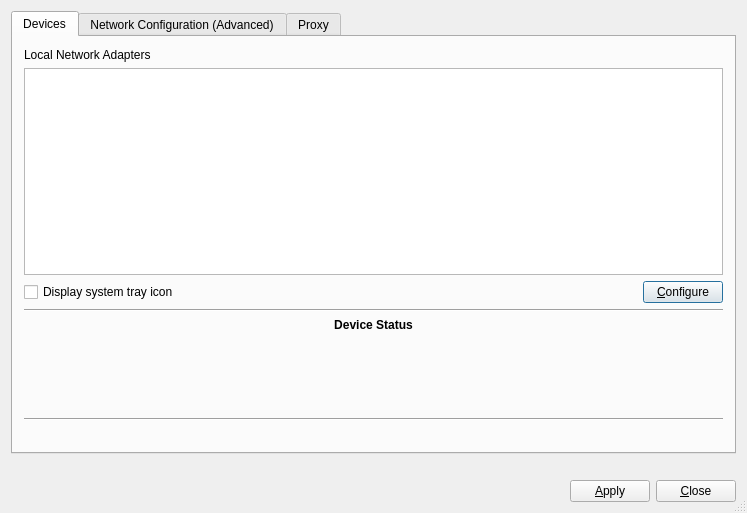
<?xml version="1.0" encoding="UTF-8"?>
<ui version="4.0">
 <class>NetworkMan</class>
 <widget class="QDialog" name="NetworkMan">
  <property name="geometry">
   <rect>
    <x>0</x>
    <y>0</y>
    <width>747</width>
    <height>513</height>
   </rect>
  </property>
  <property name="windowTitle">
   <string>TrueOS Network Manager</string>
  </property>
  <property name="windowIcon">
   <iconset resource="NetworkManager.qrc">
    <normaloff>:/connect_to_network.png</normaloff>:/connect_to_network.png</iconset>
  </property>
  <property name="sizeGripEnabled">
   <bool>true</bool>
  </property>
  <layout class="QGridLayout" name="gridLayout_11">
   <item row="0" column="0">
    <widget class="QTabWidget" name="tabNetMan">
     <property name="currentIndex">
      <number>0</number>
     </property>
     <widget class="QWidget" name="Widget8">
      <attribute name="title">
       <string>Devices</string>
      </attribute>
      <layout class="QGridLayout" name="gridLayout_3">
       <item row="0" column="0" colspan="2">
        <widget class="QLabel" name="textLabel1">
         <property name="text">
          <string>Local Network Adapters</string>
         </property>
         <property name="alignment">
          <set>Qt::AlignLeading|Qt::AlignLeft|Qt::AlignTop</set>
         </property>
         <property name="wordWrap">
          <bool>false</bool>
         </property>
        </widget>
       </item>
       <item row="1" column="0" colspan="2">
        <widget class="QListWidget" name="listNetDev"/>
       </item>
       <item row="2" column="0" colspan="2">
        <layout class="QHBoxLayout" name="horizontalLayout_4">
         <item>
          <widget class="QCheckBox" name="checkSysTray">
           <property name="enabled">
            <bool>true</bool>
           </property>
           <property name="text">
            <string>Display system tray icon</string>
           </property>
          </widget>
         </item>
         <item>
          <spacer name="spacer3">
           <property name="orientation">
            <enum>Qt::Horizontal</enum>
           </property>
           <property name="sizeType">
            <enum>QSizePolicy::Expanding</enum>
           </property>
           <property name="sizeHint" stdset="0">
            <size>
             <width>230</width>
             <height>20</height>
            </size>
           </property>
          </spacer>
         </item>
         <item>
          <widget class="QPushButton" name="pushConfigure">
           <property name="text">
            <string>&amp;Configure</string>
           </property>
           <property name="shortcut">
            <string>Alt+C</string>
           </property>
          </widget>
         </item>
        </layout>
       </item>
       <item row="3" column="0" colspan="2">
        <widget class="Line" name="line1">
         <property name="frameShape">
          <enum>QFrame::HLine</enum>
         </property>
         <property name="frameShadow">
          <enum>QFrame::Sunken</enum>
         </property>
        </widget>
       </item>
       <item row="4" column="0" colspan="2">
        <widget class="QLabel" name="textLabel2">
         <property name="font">
          <font>
           <weight>75</weight>
           <bold>true</bold>
          </font>
         </property>
         <property name="text">
          <string>Device Status</string>
         </property>
         <property name="alignment">
          <set>Qt::AlignCenter</set>
         </property>
         <property name="wordWrap">
          <bool>false</bool>
         </property>
        </widget>
       </item>
       <item row="5" column="0">
        <widget class="QLabel" name="textStatusLabel1">
         <property name="text">
          <string notr="true"/>
         </property>
         <property name="alignment">
          <set>Qt::AlignRight|Qt::AlignTrailing|Qt::AlignVCenter</set>
         </property>
         <property name="wordWrap">
          <bool>false</bool>
         </property>
        </widget>
       </item>
       <item row="5" column="1">
        <widget class="QLabel" name="textStatus1">
         <property name="text">
          <string/>
         </property>
         <property name="wordWrap">
          <bool>false</bool>
         </property>
        </widget>
       </item>
       <item row="6" column="0">
        <widget class="QLabel" name="textStatusLabel2">
         <property name="text">
          <string notr="true"/>
         </property>
         <property name="alignment">
          <set>Qt::AlignRight|Qt::AlignTrailing|Qt::AlignVCenter</set>
         </property>
         <property name="wordWrap">
          <bool>false</bool>
         </property>
        </widget>
       </item>
       <item row="6" column="1">
        <widget class="QLabel" name="textStatus2">
         <property name="text">
          <string/>
         </property>
         <property name="wordWrap">
          <bool>false</bool>
         </property>
        </widget>
       </item>
       <item row="8" column="0">
        <widget class="QLabel" name="textStatusLabel3">
         <property name="text">
          <string notr="true"/>
         </property>
         <property name="alignment">
          <set>Qt::AlignRight|Qt::AlignTrailing|Qt::AlignVCenter</set>
         </property>
         <property name="wordWrap">
          <bool>false</bool>
         </property>
        </widget>
       </item>
       <item row="8" column="1">
        <widget class="QLabel" name="textStatus3">
         <property name="text">
          <string/>
         </property>
         <property name="wordWrap">
          <bool>false</bool>
         </property>
        </widget>
       </item>
       <item row="9" column="0" colspan="2">
        <widget class="Line" name="line1_2">
         <property name="frameShape">
          <enum>QFrame::HLine</enum>
         </property>
         <property name="frameShadow">
          <enum>QFrame::Sunken</enum>
         </property>
        </widget>
       </item>
       <item row="11" column="0" colspan="2">
        <spacer name="spacer23">
         <property name="orientation">
          <enum>Qt::Vertical</enum>
         </property>
         <property name="sizeType">
          <enum>QSizePolicy::Fixed</enum>
         </property>
         <property name="sizeHint" stdset="0">
          <size>
           <width>620</width>
           <height>20</height>
          </size>
         </property>
        </spacer>
       </item>
       <item row="7" column="0">
        <widget class="QLabel" name="textStatusLabel4">
         <property name="text">
          <string notr="true"/>
         </property>
         <property name="alignment">
          <set>Qt::AlignRight|Qt::AlignTrailing|Qt::AlignVCenter</set>
         </property>
        </widget>
       </item>
       <item row="7" column="1">
        <widget class="QLabel" name="textStatus4">
         <property name="text">
          <string notr="true"/>
         </property>
        </widget>
       </item>
      </layout>
     </widget>
     <widget class="QWidget" name="TabPage">
      <attribute name="title">
       <string>Network Configuration (Advanced)</string>
      </attribute>
      <layout class="QGridLayout" name="gridLayout_8">
       <item row="4" column="0">
        <widget class="QGroupBox" name="groupBoxMisc">
         <property name="title">
          <string>Misc</string>
         </property>
         <layout class="QGridLayout" name="gridLayout_5">
          <item row="1" column="0">
           <widget class="QCheckBox" name="checkLagg">
            <property name="text">
             <string>Enable wireless / wired failover via lagg0 interface</string>
            </property>
           </widget>
          </item>
          <item row="0" column="0">
           <layout class="QHBoxLayout" name="horizontalLayout">
            <item>
             <widget class="QLabel" name="textLabel11">
              <property name="sizePolicy">
               <sizepolicy hsizetype="Preferred" vsizetype="Fixed">
                <horstretch>0</horstretch>
                <verstretch>0</verstretch>
               </sizepolicy>
              </property>
              <property name="text">
               <string>System Hostname</string>
              </property>
              <property name="alignment">
               <set>Qt::AlignRight|Qt::AlignTrailing|Qt::AlignVCenter</set>
              </property>
              <property name="wordWrap">
               <bool>false</bool>
              </property>
             </widget>
            </item>
            <item>
             <widget class="QLineEdit" name="lineHostname">
              <property name="sizePolicy">
               <sizepolicy hsizetype="Fixed" vsizetype="Fixed">
                <horstretch>0</horstretch>
                <verstretch>0</verstretch>
               </sizepolicy>
              </property>
             </widget>
            </item>
            <item>
             <widget class="QLabel" name="label_8">
              <property name="sizePolicy">
               <sizepolicy hsizetype="Preferred" vsizetype="Fixed">
                <horstretch>0</horstretch>
                <verstretch>0</verstretch>
               </sizepolicy>
              </property>
              <property name="text">
               <string>Domain Name</string>
              </property>
              <property name="alignment">
               <set>Qt::AlignRight|Qt::AlignTrailing|Qt::AlignVCenter</set>
              </property>
             </widget>
            </item>
            <item>
             <widget class="QLineEdit" name="lineDomainName">
              <property name="sizePolicy">
               <sizepolicy hsizetype="Fixed" vsizetype="Fixed">
                <horstretch>0</horstretch>
                <verstretch>0</verstretch>
               </sizepolicy>
              </property>
             </widget>
            </item>
            <item>
             <spacer name="horizontalSpacer_3">
              <property name="orientation">
               <enum>Qt::Horizontal</enum>
              </property>
              <property name="sizeType">
               <enum>QSizePolicy::Fixed</enum>
              </property>
              <property name="sizeHint" stdset="0">
               <size>
                <width>40</width>
                <height>20</height>
               </size>
              </property>
             </spacer>
            </item>
           </layout>
          </item>
         </layout>
        </widget>
       </item>
       <item row="0" column="0">
        <widget class="QGroupBox" name="groupBox_3">
         <property name="title">
          <string/>
         </property>
         <layout class="QGridLayout" name="gridLayout_10">
          <item row="0" column="0">
           <widget class="QGroupBox" name="groupDNS">
            <property name="title">
             <string>Enable Custom DNS</string>
            </property>
            <property name="checkable">
             <bool>true</bool>
            </property>
            <property name="checked">
             <bool>false</bool>
            </property>
            <layout class="QGridLayout" name="gridLayout_2">
             <item row="0" column="0">
              <widget class="QLabel" name="textLabel11_2_2">
               <property name="text">
                <string>DNS 1:</string>
               </property>
               <property name="alignment">
                <set>Qt::AlignRight|Qt::AlignTrailing|Qt::AlignVCenter</set>
               </property>
               <property name="wordWrap">
                <bool>false</bool>
               </property>
              </widget>
             </item>
             <item row="0" column="1">
              <widget class="QLineEdit" name="lineDNS1">
               <property name="sizePolicy">
                <sizepolicy hsizetype="Fixed" vsizetype="Fixed">
                 <horstretch>0</horstretch>
                 <verstretch>0</verstretch>
                </sizepolicy>
               </property>
               <property name="inputMask">
                <string>999\.999\.999\.999</string>
               </property>
               <property name="alignment">
                <set>Qt::AlignHCenter</set>
               </property>
              </widget>
             </item>
             <item row="0" column="2">
              <widget class="QPushButton" name="PublicDNS1">
               <property name="text">
                <string>Public servers</string>
               </property>
              </widget>
             </item>
             <item row="1" column="0">
              <widget class="QLabel" name="textLabel11_2_3">
               <property name="text">
                <string>DNS 2:</string>
               </property>
               <property name="alignment">
                <set>Qt::AlignRight|Qt::AlignTrailing|Qt::AlignVCenter</set>
               </property>
               <property name="wordWrap">
                <bool>false</bool>
               </property>
              </widget>
             </item>
             <item row="1" column="1">
              <widget class="QLineEdit" name="lineDNS2">
               <property name="sizePolicy">
                <sizepolicy hsizetype="Fixed" vsizetype="Fixed">
                 <horstretch>0</horstretch>
                 <verstretch>0</verstretch>
                </sizepolicy>
               </property>
               <property name="inputMask">
                <string>999\.999\.999\.999</string>
               </property>
               <property name="alignment">
                <set>Qt::AlignHCenter</set>
               </property>
              </widget>
             </item>
             <item row="1" column="2">
              <widget class="QPushButton" name="PublicDNS2">
               <property name="text">
                <string>Public servers</string>
               </property>
              </widget>
             </item>
             <item row="2" column="0">
              <widget class="QLabel" name="label">
               <property name="text">
                <string>Search Domain:</string>
               </property>
              </widget>
             </item>
             <item row="2" column="1">
              <widget class="QLineEdit" name="lineSearchDomain"/>
             </item>
             <item row="2" column="2">
              <spacer name="horizontalSpacer_10">
               <property name="orientation">
                <enum>Qt::Horizontal</enum>
               </property>
               <property name="sizeHint" stdset="0">
                <size>
                 <width>123</width>
                 <height>20</height>
                </size>
               </property>
              </spacer>
             </item>
            </layout>
           </widget>
          </item>
          <item row="0" column="1">
           <widget class="QGroupBox" name="groupGateway">
            <property name="title">
             <string>Enable Custom Gateway</string>
            </property>
            <property name="checkable">
             <bool>true</bool>
            </property>
            <property name="checked">
             <bool>false</bool>
            </property>
            <layout class="QGridLayout" name="gridLayout_9">
             <item row="0" column="0">
              <layout class="QHBoxLayout" name="horizontalLayout_2">
               <item>
                <widget class="QLabel" name="textLabel11_2">
                 <property name="sizePolicy">
                  <sizepolicy hsizetype="Preferred" vsizetype="Fixed">
                   <horstretch>0</horstretch>
                   <verstretch>0</verstretch>
                  </sizepolicy>
                 </property>
                 <property name="text">
                  <string>Gateway:</string>
                 </property>
                 <property name="alignment">
                  <set>Qt::AlignRight|Qt::AlignTrailing|Qt::AlignVCenter</set>
                 </property>
                 <property name="wordWrap">
                  <bool>false</bool>
                 </property>
                </widget>
               </item>
               <item>
                <widget class="QLineEdit" name="lineGateway">
                 <property name="sizePolicy">
                  <sizepolicy hsizetype="Fixed" vsizetype="Fixed">
                   <horstretch>0</horstretch>
                   <verstretch>0</verstretch>
                  </sizepolicy>
                 </property>
                 <property name="inputMask">
                  <string>999\.999\.999\.999</string>
                 </property>
                 <property name="alignment">
                  <set>Qt::AlignHCenter</set>
                 </property>
                </widget>
               </item>
              </layout>
             </item>
             <item row="1" column="0">
              <spacer name="verticalSpacer_2">
               <property name="orientation">
                <enum>Qt::Vertical</enum>
               </property>
               <property name="sizeHint" stdset="0">
                <size>
                 <width>20</width>
                 <height>57</height>
                </size>
               </property>
              </spacer>
             </item>
            </layout>
           </widget>
          </item>
          <item row="0" column="2">
           <spacer name="horizontalSpacer_11">
            <property name="orientation">
             <enum>Qt::Horizontal</enum>
            </property>
            <property name="sizeHint" stdset="0">
             <size>
              <width>40</width>
              <height>20</height>
             </size>
            </property>
           </spacer>
          </item>
         </layout>
        </widget>
       </item>
       <item row="1" column="0">
        <widget class="QGroupBox" name="groupIPv6">
         <property name="title">
          <string>Enable IPv6 support</string>
         </property>
         <property name="checkable">
          <bool>true</bool>
         </property>
         <property name="checked">
          <bool>false</bool>
         </property>
         <layout class="QGridLayout" name="gridLayout_4">
          <item row="0" column="0" rowspan="3">
           <layout class="QVBoxLayout" name="verticalLayout_6">
            <item>
             <widget class="QLabel" name="textLabel11_2_4">
              <property name="sizePolicy">
               <sizepolicy hsizetype="Minimum" vsizetype="Fixed">
                <horstretch>0</horstretch>
                <verstretch>0</verstretch>
               </sizepolicy>
              </property>
              <property name="text">
               <string>IPv6 gateway:</string>
              </property>
              <property name="alignment">
               <set>Qt::AlignRight|Qt::AlignTrailing|Qt::AlignVCenter</set>
              </property>
              <property name="wordWrap">
               <bool>false</bool>
              </property>
             </widget>
            </item>
            <item>
             <widget class="QLabel" name="label_IPv6_DNS1">
              <property name="sizePolicy">
               <sizepolicy hsizetype="Minimum" vsizetype="Fixed">
                <horstretch>0</horstretch>
                <verstretch>0</verstretch>
               </sizepolicy>
              </property>
              <property name="text">
               <string>IPV6 DNS 1:</string>
              </property>
              <property name="alignment">
               <set>Qt::AlignRight|Qt::AlignTrailing|Qt::AlignVCenter</set>
              </property>
             </widget>
            </item>
            <item>
             <widget class="QLabel" name="label_IPv6_DNS2">
              <property name="sizePolicy">
               <sizepolicy hsizetype="Minimum" vsizetype="Fixed">
                <horstretch>0</horstretch>
                <verstretch>0</verstretch>
               </sizepolicy>
              </property>
              <property name="layoutDirection">
               <enum>Qt::LeftToRight</enum>
              </property>
              <property name="text">
               <string>IPv6 DNS 2:</string>
              </property>
              <property name="alignment">
               <set>Qt::AlignRight|Qt::AlignTrailing|Qt::AlignVCenter</set>
              </property>
             </widget>
            </item>
           </layout>
          </item>
          <item row="0" column="1">
           <widget class="QLineEdit" name="lineIPv6Gateway">
            <property name="sizePolicy">
             <sizepolicy hsizetype="Expanding" vsizetype="Fixed">
              <horstretch>0</horstretch>
              <verstretch>0</verstretch>
             </sizepolicy>
            </property>
            <property name="inputMask">
             <string/>
            </property>
            <property name="text">
             <string/>
            </property>
            <property name="alignment">
             <set>Qt::AlignLeading|Qt::AlignLeft|Qt::AlignVCenter</set>
            </property>
           </widget>
          </item>
          <item row="1" column="1">
           <widget class="QLineEdit" name="lineIPv6DNS1"/>
          </item>
          <item row="1" column="2">
           <widget class="QPushButton" name="IPV6DNS1Button">
            <property name="text">
             <string>Public servers</string>
            </property>
           </widget>
          </item>
          <item row="2" column="1">
           <widget class="QLineEdit" name="lineIPv6DNS2"/>
          </item>
          <item row="2" column="2">
           <widget class="QPushButton" name="IPV6DNS2Button">
            <property name="text">
             <string>Public servers</string>
            </property>
           </widget>
          </item>
         </layout>
        </widget>
       </item>
      </layout>
     </widget>
     <widget class="QWidget" name="tab">
      <attribute name="title">
       <string>Proxy</string>
      </attribute>
      <layout class="QGridLayout" name="gridLayout">
       <item row="0" column="0">
        <widget class="QGroupBox" name="groupProxySettings">
         <property name="title">
          <string>Proxy Configuration</string>
         </property>
         <property name="checkable">
          <bool>true</bool>
         </property>
         <property name="checked">
          <bool>false</bool>
         </property>
         <layout class="QGridLayout" name="gridLayout_7">
          <item row="0" column="0">
           <widget class="QLabel" name="label_2">
            <property name="text">
             <string>Server Address</string>
            </property>
           </widget>
          </item>
          <item row="1" column="0">
           <widget class="QLineEdit" name="lineProxyAddress"/>
          </item>
          <item row="2" column="0">
           <widget class="QLabel" name="label_4">
            <property name="text">
             <string>Port Number</string>
            </property>
           </widget>
          </item>
          <item row="3" column="0">
           <layout class="QHBoxLayout" name="horizontalLayout_5">
            <item>
             <widget class="QSpinBox" name="spinProxyPort">
              <property name="maximum">
               <number>99999</number>
              </property>
             </widget>
            </item>
            <item>
             <spacer name="horizontalSpacer_5">
              <property name="orientation">
               <enum>Qt::Horizontal</enum>
              </property>
              <property name="sizeHint" stdset="0">
               <size>
                <width>40</width>
                <height>20</height>
               </size>
              </property>
             </spacer>
            </item>
           </layout>
          </item>
          <item row="4" column="0">
           <widget class="QLabel" name="label_5">
            <property name="text">
             <string>Proxy Type</string>
            </property>
           </widget>
          </item>
          <item row="5" column="0">
           <layout class="QHBoxLayout" name="horizontalLayout_6">
            <item>
             <widget class="QRadioButton" name="radioHTTPProxy">
              <property name="text">
               <string>Basic</string>
              </property>
              <property name="checked">
               <bool>true</bool>
              </property>
             </widget>
            </item>
            <item>
             <widget class="QRadioButton" name="radioSOCKSProxy">
              <property name="text">
               <string>Digest</string>
              </property>
             </widget>
            </item>
            <item>
             <spacer name="horizontalSpacer_6">
              <property name="orientation">
               <enum>Qt::Horizontal</enum>
              </property>
              <property name="sizeHint" stdset="0">
               <size>
                <width>40</width>
                <height>20</height>
               </size>
              </property>
             </spacer>
            </item>
           </layout>
          </item>
          <item row="6" column="0">
           <widget class="QCheckBox" name="checkProxyUser">
            <property name="text">
             <string>Specify a Username / Password</string>
            </property>
           </widget>
          </item>
          <item row="7" column="0">
           <layout class="QGridLayout" name="gridLayout_6">
            <item row="0" column="0">
             <widget class="QLabel" name="label_6">
              <property name="text">
               <string>Username</string>
              </property>
             </widget>
            </item>
            <item row="0" column="1">
             <widget class="QLabel" name="label_7">
              <property name="text">
               <string>Password</string>
              </property>
             </widget>
            </item>
            <item row="1" column="0">
             <widget class="QLineEdit" name="lineProxyUser"/>
            </item>
            <item row="1" column="1">
             <widget class="QLineEdit" name="lineProxyPass">
              <property name="echoMode">
               <enum>QLineEdit::Password</enum>
              </property>
             </widget>
            </item>
            <item row="1" column="2">
             <spacer name="horizontalSpacer_2">
              <property name="orientation">
               <enum>Qt::Horizontal</enum>
              </property>
              <property name="sizeHint" stdset="0">
               <size>
                <width>40</width>
                <height>20</height>
               </size>
              </property>
             </spacer>
            </item>
           </layout>
          </item>
         </layout>
        </widget>
       </item>
       <item row="1" column="0">
        <widget class="QLabel" name="label_3">
         <property name="text">
          <string>Note: This proxy configuration is for TrueOS specific tools and utilities. Internet aware applications may still use their own proxy configuration, which will have to be manually configured.</string>
         </property>
         <property name="wordWrap">
          <bool>true</bool>
         </property>
        </widget>
       </item>
       <item row="2" column="0">
        <spacer name="verticalSpacer">
         <property name="orientation">
          <enum>Qt::Vertical</enum>
         </property>
         <property name="sizeType">
          <enum>QSizePolicy::Fixed</enum>
         </property>
         <property name="sizeHint" stdset="0">
          <size>
           <width>20</width>
           <height>10</height>
          </size>
         </property>
        </spacer>
       </item>
      </layout>
     </widget>
    </widget>
   </item>
   <item row="2" column="0">
    <layout class="QHBoxLayout" name="horizontalLayout_3">
     <item>
      <spacer name="horizontalSpacer">
       <property name="orientation">
        <enum>Qt::Horizontal</enum>
       </property>
       <property name="sizeHint" stdset="0">
        <size>
         <width>40</width>
         <height>20</height>
        </size>
       </property>
      </spacer>
     </item>
     <item>
      <widget class="QPushButton" name="pushSave">
       <property name="text">
        <string>&amp;Apply</string>
       </property>
      </widget>
     </item>
     <item>
      <widget class="QPushButton" name="pushClose">
       <property name="text">
        <string>&amp;Close</string>
       </property>
      </widget>
     </item>
    </layout>
   </item>
   <item row="1" column="0">
    <widget class="QLabel" name="textGlobalError">
     <property name="text">
      <string/>
     </property>
     <property name="alignment">
      <set>Qt::AlignCenter</set>
     </property>
     <property name="wordWrap">
      <bool>false</bool>
     </property>
    </widget>
   </item>
  </layout>
  <widget class="QLabel" name="textGlobalError_2">
   <property name="geometry">
    <rect>
     <x>11</x>
     <y>439</y>
     <width>16</width>
     <height>17</height>
    </rect>
   </property>
   <property name="text">
    <string/>
   </property>
  </widget>
 </widget>
 <layoutdefault spacing="6" margin="11"/>
 <tabstops>
  <tabstop>checkSysTray</tabstop>
  <tabstop>pushConfigure</tabstop>
 </tabstops>
 <includes>
  <include location="local">qmessagebox.h</include>
  <include location="local">qtimer.h</include>
  <include location="global">qregexp.h</include>
  <include location="global">pcbsd-netif.h</include>
  <include location="global">pcbsd-utils.h</include>
 </includes>
 <resources>
  <include location="NetworkManager.qrc"/>
 </resources>
 <connections/>
</ui>
